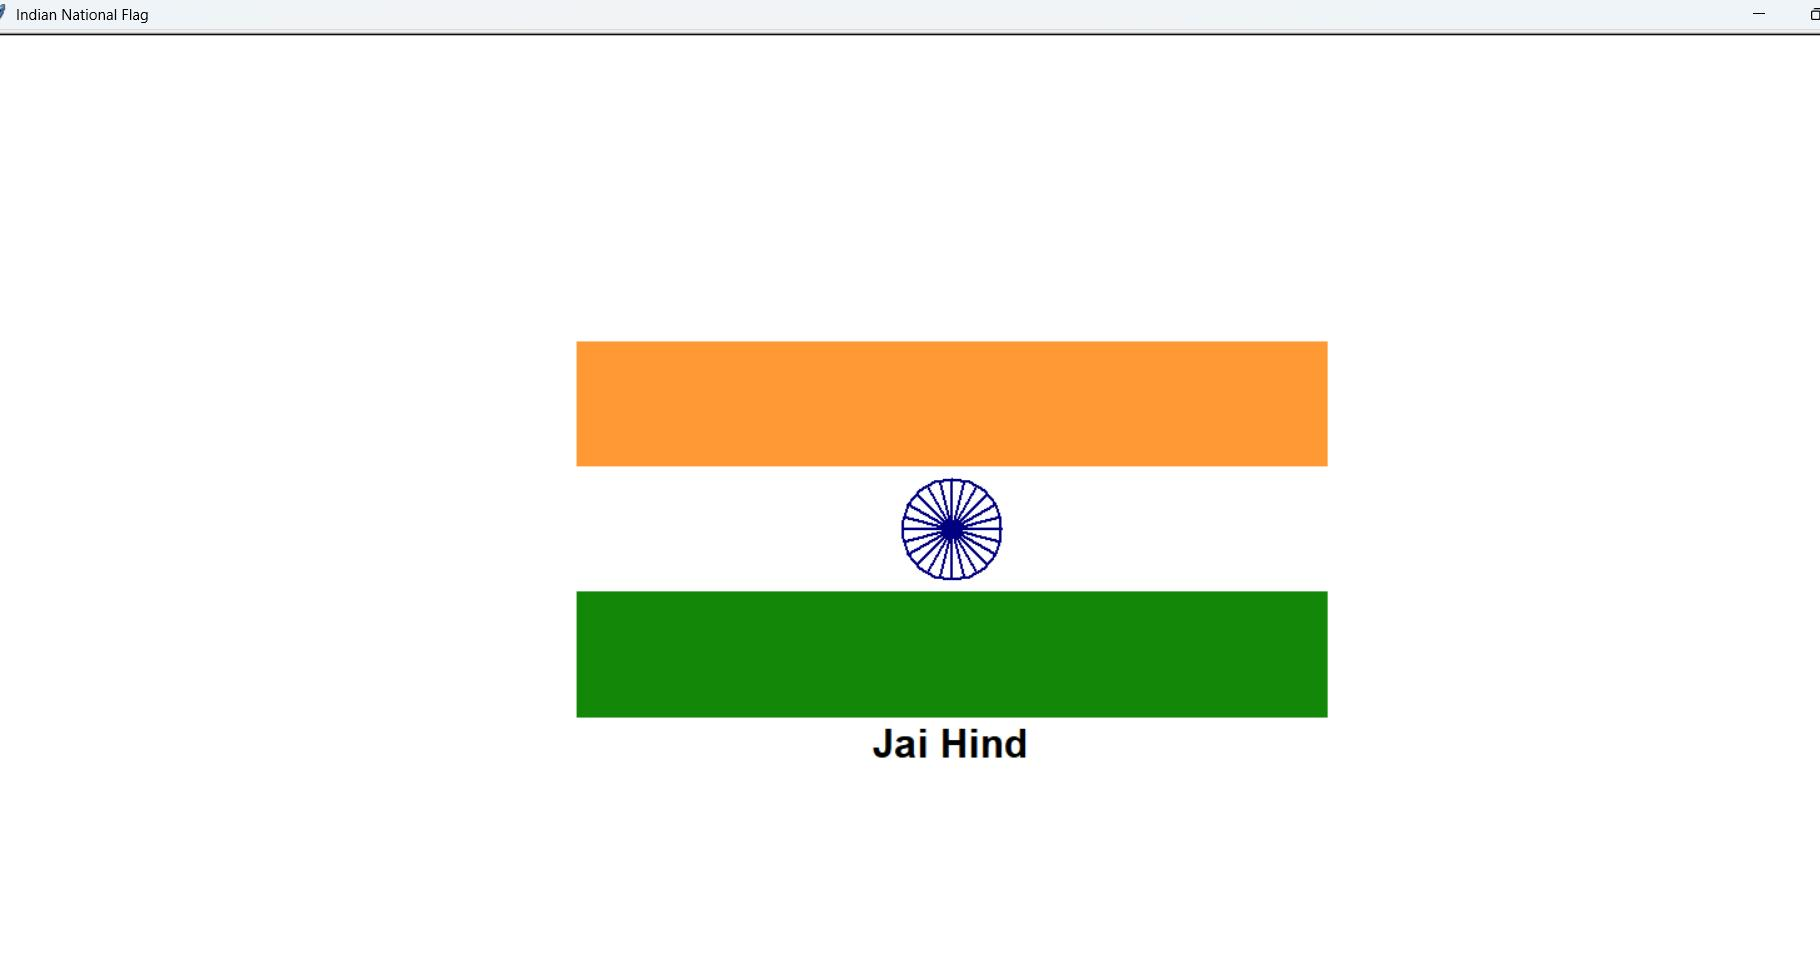

This chart was generated by the following Python code:
import turtle
import math

# Setup screen
screen = turtle.Screen()
screen.title("Indian National Flag")
screen.bgcolor("white")
flag = turtle.Turtle()
flag.speed(0)

# Function to draw a rectangle
def draw_rectangle(color, x, y, width, height):
    flag.penup()
    flag.goto(x, y)
    flag.pendown()
    flag.color(color)
    flag.begin_fill()
    for _ in range(2):
        flag.forward(width)
        flag.right(90)
        flag.forward(height)
        flag.right(90)
    flag.end_fill()

# Function to draw Ashoka Chakra
def draw_chakra(center_x, center_y, radius):
    chakra = turtle.Turtle()
    chakra.speed(0)
    chakra.pensize(2)
    chakra.color("navy")
    chakra.penup()
    chakra.goto(center_x, center_y - radius)
    chakra.pendown()
    chakra.circle(radius)

    # 24 spokes
    for i in range(24):
        chakra.penup()
        chakra.goto(center_x, center_y)
        chakra.setheading(i * 15)
        chakra.pendown()
        chakra.forward(radius)
    
    chakra.hideturtle()

# Draw the three color bands
width = 600
height = 300
stripe_height = height / 3
start_x = -width / 2
start_y = height / 2

# Saffron
draw_rectangle("#FF9933", start_x, start_y, width, stripe_height)

# White
draw_rectangle("white", start_x, start_y - stripe_height, width, stripe_height)

# Green
draw_rectangle("#138808", start_x, start_y - 2 * stripe_height, width, stripe_height)

# Draw Chakra in center
center_x = 0
center_y = start_y - stripe_height * 1.5
draw_chakra(center_x, center_y, 40)

# Add "Jai Hind"
flag.penup()
flag.goto(0, start_y - height - 40)
flag.color("black")
flag.write("Jai Hind", align="center", font=("Arial", 24, "bold"))

flag.hideturtle()
turtle.done()
